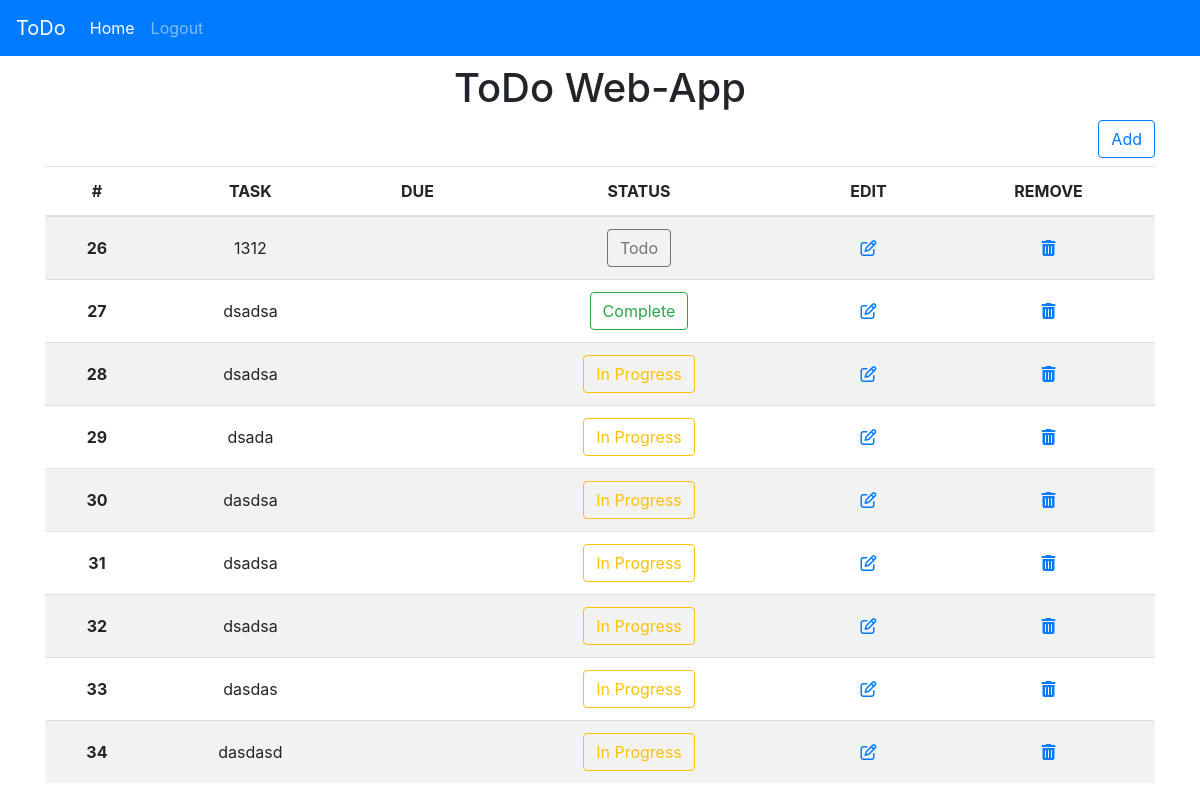
The app's page /home (signed in) with its own data.
### app/models.py (models this page shows, shortened)
class Todo(db.Model):
    id = db.Column(db.Integer, primary_key=True)
    task = db.Column(db.String(200), nullable=False)
    status = db.Column(db.String(200))
    date = db.Column(db.DateTime, index=True)
    user_id = db.Column(db.Integer, db.ForeignKey('user.id'))

### app/main/routes.py (the view)
@main.route('/')
@main.route('/home', methods=['GET', 'POST'])
@login_required
def home():
    return render_template('home.html', title='ToDo', user=current_user)

### app/models.py (called while the page is built)
@login.user_loader
def load_user(id):
    return User.query.get(int(id))

### app/templates/home.html (shortened to what this page needs)
{% extends "base.html" %}
{% block content %}
<main class="container">
  <div class="starter">
    <h1 id="title">ToDo Web-App</h1>
    <div>
      <button id="add-button" type="submit" class="btn btn-outline-primary" data-toggle="modal"
        data-target="#todo-modal" data-id="New Task">Add</button>
    </div>
    <table class="table table-striped">
      <thead>
        <tr>
          <th scope="col">#</th>
          <th scope="col">TASK</th>
          <th scope="col">DUE</th>
          <th scope="col">STATUS</th>
          <th scope="col">EDIT</th>
          <th scope="col">REMOVE</th>
        </tr>
      </thead>
      <tbody>
        {% for task in user.tasks %}
        <tr>
          <th scope="row">{{task.id}}</th>
          <td class="td-break">{{task.task}}</td>
          {% if task.date != None %}
          <td class="timeLeft">{{task.date.strftime('%Y-%m-%d')}}</td>
          {% else %}
          <td></td>
          {% endif %}
          {% if task.status == "In Progress" %}
          <td><button type="button" class="btn btn-outline-warning status"
              data-id="{{task.id}}">{{task.status}}</button>
          </td>
          {% elif task.status == "Todo" %}
          <td><button type="button" class="btn btn-outline-secondary status"
              data-id="{{task.id}}">{{task.status}}</button>
          </td>
          {% else %}
          <td><button type="button" class="btn btn-outline-success status"
              data-id="{{task.id}}">{{task.status}}</button>
          </td>
          {%endif%}
          <td>
            <button id="eButton" type="submit" class="btn btn-outline-primary remove-border"
              data-target="#eModal{{task.id}}" data-toggle="modal">
              <i class="fa-regular fa-pen-to-square"></i>
            </button>
          </td>
          <td>
            <button id="remove" type="submit" class="btn btn-outline-primary remove-border"
              onclick="deleteTask( '{{task.id}}' )">
              <i class="fa fa-trash" aria-hidden="true"></i>
            </button>
          </td>
        </tr>
        {% endfor %}
      </tbody>
    </table>
  </div>
</main>
{% endblock content %}

### app/templates/base.html (shortened to what this page needs)
<!DOCTYPE html>
<html lang="en">
<head>
  <link rel="stylesheet" href="https://cdn.jsdelivr.net/npm/bootstrap@4.0.0/dist/css/bootstrap.min.css"
>
  <link rel="stylesheet" type="text/css" href="{{ url_for('static', filename='styles/main.css') }}">
  <link rel="stylesheet" href="https://cdn.jsdelivr.net/npm/bootstrap-icons@1.8.1/font/bootstrap-icons.css">
  <link rel="stylesheet" href="https://cdn.jsdelivr.net/npm/flatpickr/dist/flatpickr.min.css">
</head>
<body>
  <nav class="navbar navbar-expand-lg navbar-dark bg-primary">
    <a class="navbar-brand" href="{{ url_for('main.home') }}">ToDo</a>
    <div class="collapse navbar-collapse" id="navbarNavAltMarkup">
      <div class="navbar-nav">
        {% if current_user.is_authenticated %}
        <a class="nav-item nav-link active" id="home" href="{{ url_for('main.home') }}">Home</a>
        <a class="nav-item nav-link" id="logout" href="{{ url_for('users.logout') }}">Logout</a>
        {% else %}
        <a class="nav-item nav-link" id="login" href="{{ url_for('users.login') }}">Sign In</a>
        <a class="nav-item nav-link" id="register" href="{{ url_for('users.register') }}">Sign Up</a>
        {% endif %}
      </div>
    </div>
  </nav>
  {% block content %}{% endblock content %}
</body>
</html>

### app/static/styles/main.css (style rules this page uses)
@media (max-width: 1200px) { .container { max-width: 1140px; } }
.starter { text-align: center; }
.remove-border { border: none; }
#title { margin-top: .5rem; }
#add-button { margin-bottom: .5rem; float: right; }
.td-break { word-break: break-all; }
.table td, .table th { vertical-align: middle; }

### records on screen
Todo: id "26", task "1312", status "Todo"
Todo: id "27", task "dsadsa", status "Complete"
Todo: id "28", task "dsadsa", status "In Progress"
Todo: id "29", task "dsada", status "In Progress"
Todo: id "30", task "dasdsa", status "In Progress"
Todo: id "31", task "dsadsa", status "In Progress"
Todo: id "32", task "dsadsa", status "In Progress"
Todo: id "33", task "dasdas", status "In Progress"
Todo: id "34", task "dasdasd", status "In Progress"
